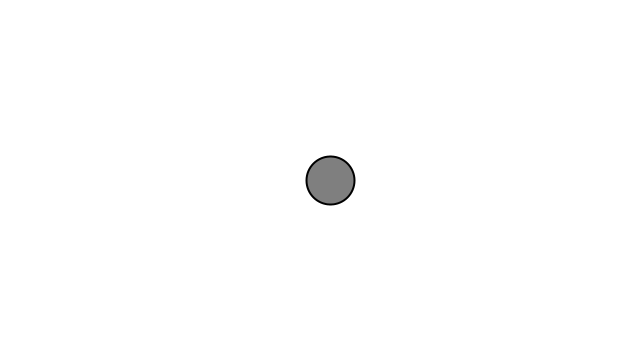
Frame 1 (no input)
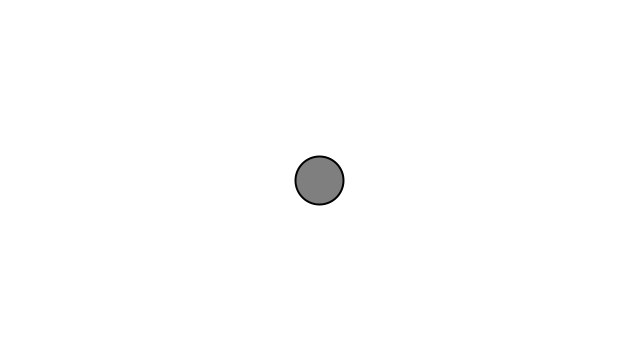
Frame 60 (the mouse pressed at the canvas centre just before this capture)
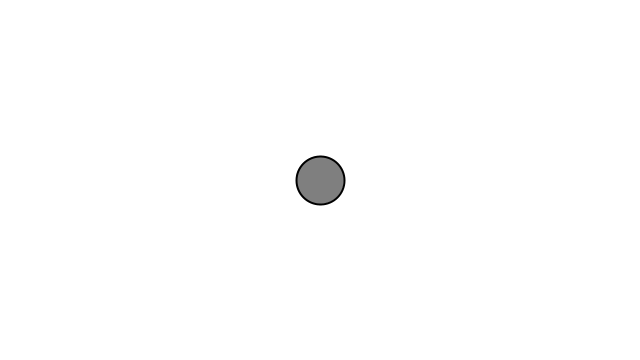
Frame 120 (the mouse held since frame 60 and released just before this capture)

The Processing sketch that drew these frames (run headless with seeded random() and noise(); from frame 60 on, the mouse is pressed at the canvas centre):

// Processing sketch: Example_3_5_Simple_Harmonic_Motion
// ── Example_3_5_Simple_Harmonic_Motion.pde
// The Nature of Code
// Daniel Shiffman
// http://natureofcode.com

void setup() {
  size(640, 360);
}

void draw() {
  background(255);

  float period = 120;
  float amplitude = 200;

  // Calculating horizontal position according to formula for simple harmonic motion
  float x = amplitude * sin((TWO_PI * frameCount) / period);

  stroke(0);
  strokeWeight(2);
  fill(127);
  translate(width / 2, height / 2);
  line(0, 0, x, 0);
  circle(x, 0, 48);
}
